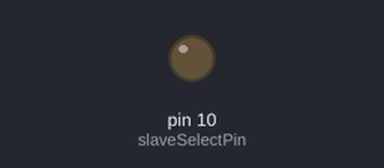
A sketch run on a simulated Arduino Uno, built with avr-gcc and run on an emulated ATmega328P. Shown: output pins drawn as LEDs (lit = HIGH).

Above: at 0.1 s.
At 4.6 s:
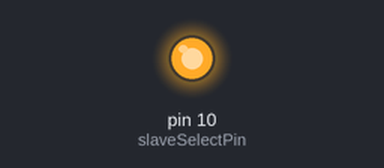
Timing chart, 0 to 6.1 s (numbered marks = the images above):
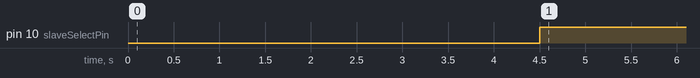

The sketch:

ExampleDigipot.ino
```cpp
/*
  Digital Pot Control

  This example controls an Analog Devices AD5206 digital potentiometer.
  The AD5206 has 6 potentiometer channels. Each channel's pins are labeled
  A - connect this to voltage
  W - this is the pot's wiper, which changes when you set it
  B - connect this to ground.

 The AD5206 is SPI-compatible,and to command it, you send two bytes,
 one with the channel number (0 - 5) and one with the resistance value for the
 channel (0 - 255).

 The circuit:
  * All A pins  of AD5206 connected to +5V
  * All B pins of AD5206 connected to ground
  * An LED and a 220-ohm resisor in series connected from each W pin to ground
  * CS - to digital pin 10  (SS pin)
  * SDI - to digital pin 11 (MOSI pin)
  * CLK - to digital pin 13 (SCK pin)

 created 10 Aug 2010
 by Tom Igoe

 Thanks to Heather Dewey-Hagborg for the original tutorial, 2005

*/


// inslude the SPI library:
#include <SPI.h>

unsigned long time;
unsigned long lastChangeTime;
boolean lastChangeType = 0;

// set pin 10 as the slave select for the digital pot:
const int slaveSelectPin = 10;

void setup() {
  // set the slaveSelectPin as an output:
  pinMode(slaveSelectPin, OUTPUT);
  // initialize SPI:
  SPI.begin();
}

void loop() {
  int channel = 0;
  unsigned long onTime = 100;
  unsigned long offTime = 4500;

  time = millis();
  if (lastChangeType) {
    if ((time - lastChangeTime) > onTime) {
      //PORTB = B00000000;
      digitalPotWrite(channel, 128);
      lastChangeType = 0;
      lastChangeTime = time;
      //lastChangeTime = millis();
    }
  } else {
    if ((time - lastChangeTime) > offTime) {
      //PORTB = B11111111;
      digitalPotWrite(channel, 0);
      lastChangeType = 1;
      lastChangeTime = time;
      //lastChangeTime = millis();
    }
  }


  // go through the six channels of the digital pot:
 // for (int channel = 0; channel < 6; channel++) {
 /*
 int channel = 0;
    // change the resistance on this channel from min to max:
    for (int level = 0; level < 255; level++) {
      digitalPotWrite(channel, level);
      delay(10);
    }
    // wait a second at the top:
    delay(100);
    // change the resistance on this channel from max to min:
    for (int level = 0; level < 255; level++) {
      digitalPotWrite(channel, 255 - level);
      delay(10);
    }
  //}
  */
}

void digitalPotWrite(int address, int value) {
  // take the SS pin low to select the chip:
  digitalWrite(slaveSelectPin, LOW);
  //  send in the address and value via SPI:
  SPI.transfer(address);
  SPI.transfer(value);
  // take the SS pin high to de-select the chip:
  digitalWrite(slaveSelectPin, HIGH);
}
```

Measured:
- by itself, pin 10 (slaveSelectPin): LOW → HIGH at 4.5 s
